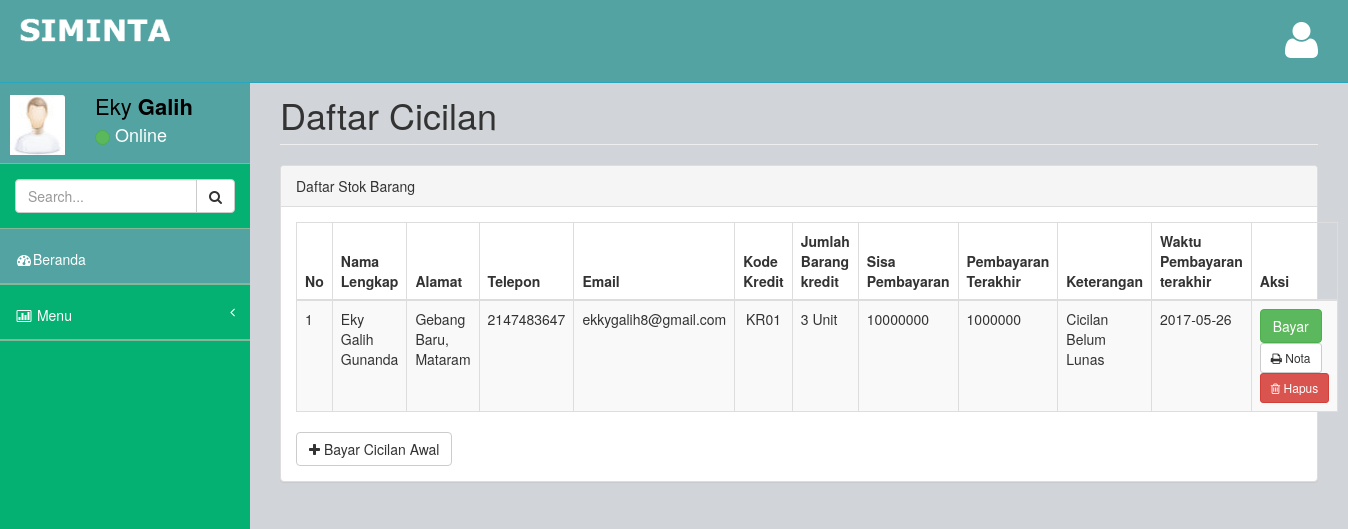
The app's page /bayar_cicilan.php with its own data.
### tables this page shows
CREATE TABLE `bayar_cicilan` (
  `ID` int(11) NOT NULL,
  `tanggal_bayar` date DEFAULT NULL,
  `kode_kredit` varchar(45) DEFAULT NULL,
  `jumlah` int(11) DEFAULT NULL,
  `sisa_bayar` int(11) DEFAULT NULL,
  `cicilan_ke` int(11) DEFAULT NULL,
  `keterangan` varchar(45) DEFAULT NULL,
  `kredit_id` int(11) NOT NULL
);

CREATE TABLE `penjualan_kredit` (
  `id` int(11) NOT NULL,
  `nama_barang` varchar(45) NOT NULL,
  `nama_pembeli` varchar(45) DEFAULT NULL,
  `alamat` text,
  `no_hp` int(15) NOT NULL,
  `email` varchar(45) NOT NULL,
  `jumlah_pembelian` varchar(45) DEFAULT NULL,
  `harga_satuan` varchar(45) DEFAULT NULL,
  `uang_muka` int(11) NOT NULL,
  `total` varchar(45) DEFAULT NULL,
  `barang_id` int(11) NOT NULL
);

### bayar_cicilan.php (the view, shortened to what this page needs)
<!DOCTYPE html>
<html>
<head>
	<?php include "css.php" ?>
</head>
<body>
	<div id="wrapper">
		<?php include "navbar.php" ?>
		<?php include "sidebar.php" ?>
		<div id="page-wrapper">
			<div class="row">
				<div class="col-lg-12">
					<h1 class="page-header">Daftar Cicilan</h1>
				</div>
			</div>
			<div class="row">
				<div class="col-lg-12">
					<div class="panel panel-default">
						<div class="panel-heading">
							Daftar Stok Barang
						</div>
						<div class="panel-body">
							<div class="table-responsive">
								<table class="table table-striped table-bordered table-hover" id="dataTables-example">
									<thead>
										<tr>
											<th>No</th>
											<th>Nama Lengkap</th>
											<th>Alamat</th>
											<th>Telepon</th>
											<th>Email</th>
											<th>Kode Kredit</th>
											<th>Jumlah Barang kredit</th>
											<th>Sisa Pembayaran</th>
											<th>Pembayaran Terakhir</th>
											<th>Keterangan</th>
											<th>Waktu Pembayaran terakhir</th>
											<th>Aksi</th>
										</tr>
									</thead>
									<tbody>
										<?php
										include "koneksi.php";
										$sql = "SELECT bayar_cicilan.*, penjualan_kredit.* FROM bayar_cicilan, penjualan_kredit WHERE bayar_cicilan.kredit_id=penjualan_kredit.id";
										$rows = $con->query($sql);
										if ($rows == FALSE) {
											trigger_error("Syntax Mysql Error: " . $sql . "Error: " . $con->error, E_USER_ERROR);
										}else{
											$no=1;
											while ($r = $rows->fetch_array()) {
												?>
												<tr>
													<td><?php echo $no ?></td>
													<td><?php echo $r['nama_pembeli'] ?></td>
													<td><?php echo $r['alamat'] ?></td>
													<td><?php echo $r['no_hp'] ?></td>
													<td><?php echo $r['email'] ?></td>
													<td align="center"><?php echo $r['kode_kredit'] ?></td>
													<td><?php echo $r['jumlah_pembelian'] ?> Unit</td>
													<td><?php echo $r['sisa_bayar'] ?></td>
													<td><?php echo $r['jumlah'] ?></td>
													<td><?php echo $r['keterangan'] ?></td>
													<td><?php echo $r['tanggal_bayar'] ?></td>
													<td>
														<a type="button" class="btn btn-success" href="lunasi.php?id=<?php echo $r['id'] ?>">
															Bayar
														</a>
														<a type="button" class="btn btn-default btn-sm" href="cetak_nota_kredit.php?id=<?php echo $r['id'] ?>">
															<i class="fa fa-print"></i> Nota
														</a>
														<a type="button" class="btn btn-danger btn-sm" href="hapus_kredit.php?id=<?php echo $r['ID'] ?>">
															<i class="fa fa-trash-o"></i> Hapus
														</a>
													</td>
												</tr>
												<?php
												$no++;
											}
										}
										?>
									</tbody>
								</table>
								<a href="form_bayar_cicilan.php" type="button" class="btn btn-default">
									<i class="fa fa-plus"></i> Bayar Cicilan Awal
								</a>
							</div>
						</div>
					</div>
				</div>
			</div>
		</div>
	</div>
</body>
</html>

### assets/css/style.css (style rules this page uses)
body { background-color: #f8f8f8; }
#wrapper { width: 100%; margin-top: 55px!important; background-color:#04B173; }
#page-wrapper { padding: 0 15px; min-height: 568px; background-color:rgb(209, 212, 216); }

### assets/css/main-style.css (style rules this page uses)
@media (min-width:768px) { #page-wrapper { position: inherit; margin: 0 0 0 250px; padding: 0 30px; min-height: 1000px; } }

### records on screen
bayar_cicilan: kredit.nama_pembeli "Eky Galih Gunanda", kredit.alamat "Gebang Baru, Mataram", kredit.no_hp "2147483647", kredit.email "ekkygalih8@gmail.com", kode_kredit "KR01", kredit.jumlah_pembelian "3", sisa_bayar "10000000", jumlah "1000000", keterangan "Cicilan Belum Lunas", tanggal_bayar "2017-05-26"
